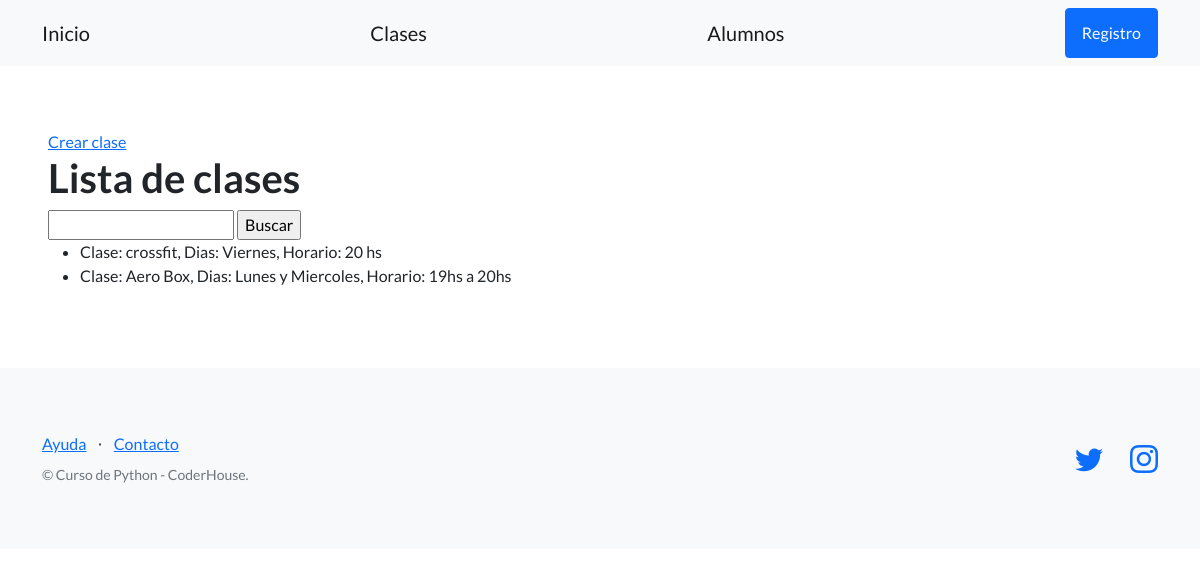
The app's page /info/clases/, older data.
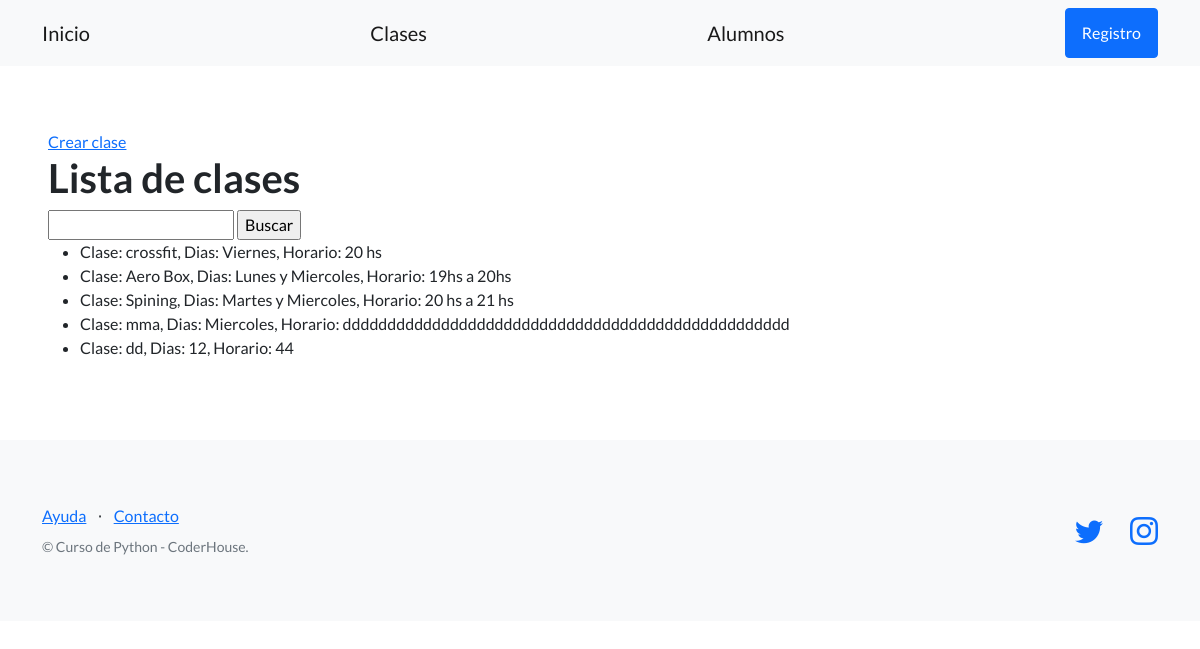
The same page, newer data.
### app_gim/models.py (models this page shows)
class Clases(models.Model):
    nombre = models.CharField(max_length=164)
    dia = models.CharField(max_length=50)
    horario = models.CharField(max_length=50)

### app_gim/views.py (the view)
# urls.py: path('clases/', listar_clases, name="lista_clases"),
def listar_clases(request):
    contexto = {
        "clases": Clases.objects.all(),
    }
    http_response = render(
        request=request,
        template_name="app_gim/listaClases.html",
        context=contexto
    )
    return http_response

### app_gim/templates/app_gim/listaClases.html (shortened to what this page needs)
{% extends "app_gim/base.html" %}
{% block contenido %}
<section>
    <div>
        <a href="{% url 'crear_clases' %}">Crear clase</a>
        <h1>Lista de clases</h1>
        <form action="{% url 'buscar_clases' %}" method="post">
            <input type="text" name="busqueda">
            <input type="submit" value ="Buscar">
        </form>
        <ul>
            {% for clase in clases %}
                <li>Clase: {{ clase.nombre }}, Dias: {{ clase.dia}}, Horario: {{ clase.horario}}</li>
            {% endfor %}
        </ul>
    </div>
</section>
{% endblock contenido %}

### app_gim/templates/app_gim/base.html (shortened to what this page needs)
{% load static %}
<!DOCTYPE html>
<html lang="en">
    <head>
        <link href="https://cdn.jsdelivr.net/npm/bootstrap-icons@1.5.0/font/bootstrap-icons.css" rel="stylesheet" type="text/css" />
        <link href="{% static 'css/styles.css' %}" rel="stylesheet"/>
    </head>
    <body>
        <nav class="navbar navbar-light bg-light static-top">
            <div class="container">
                <a class="navbar-brand" href="{% url 'inicio' %}">Inicio</a>
                <a class="navbar-brand" href="{% url 'lista_clases' %}">Clases</a>
                <a class="navbar-brand" href="{% url 'lista_alumnos' %}">Alumnos</a>
                <a class="btn btn-primary" href="#signup">Registro</a>
            </div>
        </nav>
        <section style="padding:4rem 3rem;">
           {% block contenido %}
           {% endblock contenido %}
        </section>
        <footer class="footer bg-light">
            <div class="container">
                <div class="row">
                    <div class="col-lg-6 h-100 text-center text-lg-start my-auto">
                        <ul class="list-inline mb-2">
                            <li class="list-inline-item"><a href="#!">Ayuda</a></li>
                            <li class="list-inline-item">⋅</li>
                            <li class="list-inline-item"><a href="#!">Contacto</a></li>
                        </ul>
                        <p class="text-muted small mb-4 mb-lg-0">&copy; Curso de Python - CoderHouse.</p>
                    </div>
                    <div class="col-lg-6 h-100 text-center text-lg-end my-auto">
                        <ul class="list-inline mb-0">
                            <li class="list-inline-item me-4">
                                <a href="https://twitter.com/coderhouse"><i class="bi-twitter fs-3"></i></a>
                            </li>
                            <li class="list-inline-item">
                                <a href="https://www.instagram.com/coderhouse/?hl=es"><i class="bi-instagram fs-3"></i></a>
                            </li>
                        </ul>
                    </div>
                </div>
            </div>
        </footer>
    </body>
</html>

Row changes from the older to the newer data that the page shows:
added Clases: nombre "Spining", dia "Martes y Miercoles", horario "20 hs a 21 hs"
added Clases: nombre "mma", dia "Miercoles", horario "dddddddddddddddddddddddddddddddddddddddddddddddddd"
added Clases: nombre "dd", dia "12", horario "44"
